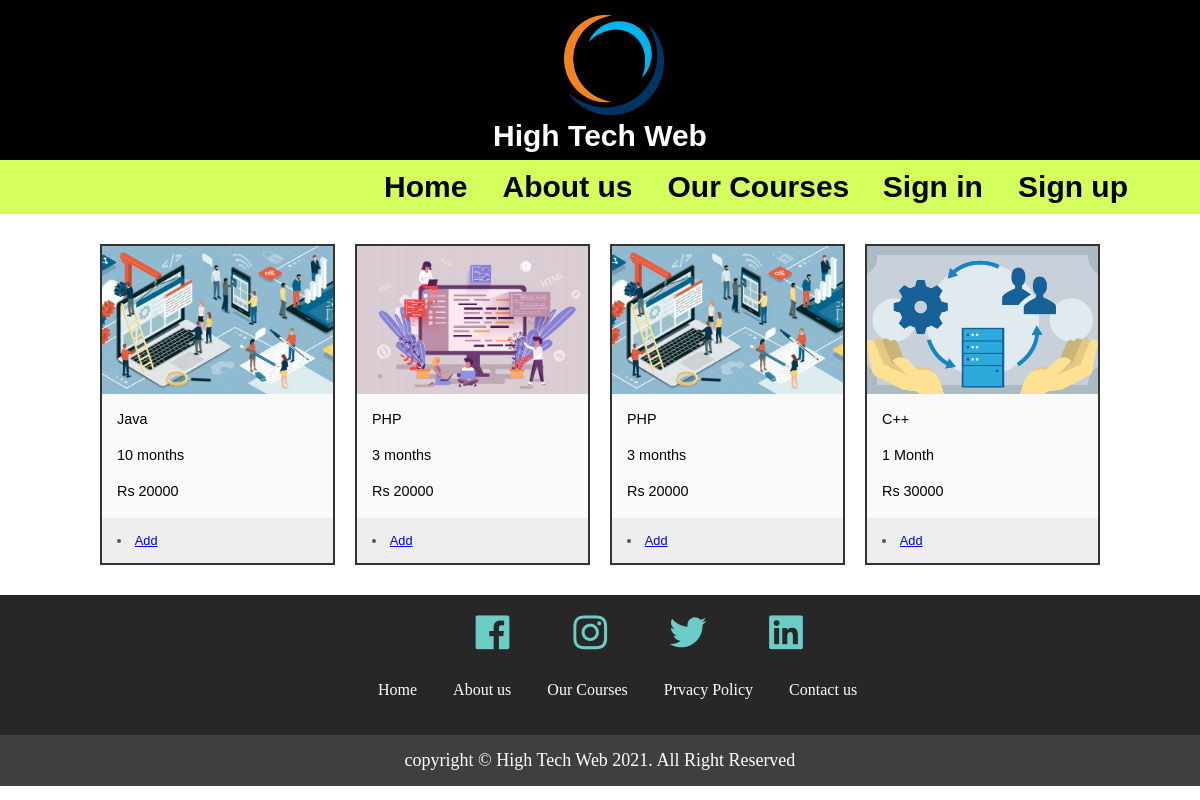
Page /Home/ourCourses.php on the committed database.
### tables this page shows
CREATE TABLE `course` (
  `id` int(100) NOT NULL,
  `name` varchar(100) NOT NULL,
  `content` varchar(100) NOT NULL,
  `fee` varchar(100) NOT NULL,
  `duration` varchar(100) NOT NULL,
  `img` text NOT NULL
);

### Home/ourCourses.php (the view, shortened to what this page needs)
<?php session_start();
$username = $_SESSION["username"];
?>
<?php include "../db.php"; ?>
<!DOCTYPE HTML>
<html lang="en">
<head>
  <link rel="stylesheet" type="text/css" href="index.css">
  <link rel="stylesheet" type="text/css" href="ourcourses.css">
  <link rel="stylesheet" href="boxicons-2.0.7/css/boxicons.css">
</head>
<header>
  <div class="header">
    <img src="Images/logo.png" class="logo" alt="logo" width="100" height="100"></img>
    <h2 class="name">High Tech Web</h2>
  </div>
</header>
<body background="">
  <?php include "nav.php"; ?>
  <div class="cards">
    <?php
    $query = "select * from course";
    $select_courses = mysqli_query($connection, $query);
    while ($row = mysqli_fetch_assoc($select_courses)) {
      $name = $row['name'];
      $fee = $row['fee'];
      $duration = $row['duration'];
      $img = $row['img'];
    ?>
      <div class="card">
        <div class="card">
          <img class="card__image" src="../img/<?php echo $img; ?>" alt="">
          <div class="card__content">
            <p>
              <?php echo $name  ?>
            </p>
            <p>
              <?php echo $duration ?>
            </p>
            <p>
              <?php echo $fee ?>
            </p>
          </div>
          <div class="card__info">
            <div>
              <?php
              echo "<li><a href='student.php?update={$username}'>Add</a></li>"
              ?>
            </div>
          </div>
        </div>
      </div>
    <?php } ?>
  </div>
</body>
<footer class="footer">
  <div class="inner-footer">
    <div class="social-links">
      <ul>
        <li class="social-items"><a href="#"><i class="bx-fw bx bxl-facebook-square"></i></a></li>
        <li class="social-items"><a href="#"><i class='bx-fw bx bxl-instagram'></i></a></li>
        <li class="social-items"><a href="#"><i class='bx-fw bx bxl-twitter'></i></a></li>
        <li class="social-items"><a href="#"><i class='bx-fw bx bxl-linkedin-square'></i></a></li>
      </ul>
    </div>
    <div class="quick-links">
      <ul>
        <li class="quick-items"><a href="index.php">Home</a></li>
        <li class="quick-items"><a href="aboutUs.php">About us</a></li>
        <li class="quick-items"><a href="ourCourses.php">Our Courses</a></li>
        <li class="quick-items"><a href="privacyPolicy.php">Prvacy Policy</a></li>
        <li class="quick-items"><a href="contactUs.php">Contact us</a></li>
      </ul>
    </div>
  </div>
  <div class="outer-footer">
    copyright &copy; High Tech Web 2021. All Right Reserved
  </div>
</footer>
</html>

### Home/index.css (style rules this page uses)
body,html { height: 100%; width: 100%; margin: 0; padding: 0; }
.header { background-color: black; height: 10rem; }
.logo { margin-left: 47%; margin-top: 15px; }
.name { font-family: 'Gill Sans', 'Gill Sans MT', Calibri, 'Trebuchet MS', sans-serif; margin-top: .1px; display: block; color: white; text-align: center; padding: 0; font-weight: bold; text-decoration: none; font-size: 30px; color: rgb(255, 255, 255); }
.inner-footer { margin: 0; padding: 0; background-color: #272727; }
.social-links { display: flex; }
.social-links ul { padding: 20px; display: flex; width: 300px; height: 30px; margin: auto; }
.social-items { list-style: none; }
.social-items a { text-decoration: none; padding: 10px 20px; font-size: 35px; color: #6cccc6; transition: all .25s; }
.quick-links { display: flex; width: 560px; height: 70px; margin: auto; }
.quick-links ul { display: flex; }
.quick-items { list-style: none; }
.quick-items a { text-decoration: none; padding: 0px 15px; list-style: none; padding: 18px; color: white; transition: all .25s; }
.outer-footer { padding: 15px; text-align: center; color: white; font-size: 18px; background-color: #3f3f3f; }

### Home/ourcourses.css (style rules this page uses)
.cards { margin: 0 auto; max-width: 1000px; display: grid; grid-template-columns: repeat(auto-fill, minmax(225px, 1fr)); grid-auto-rows: auto; gap: 20px; font-family: sans-serif; padding-top: 30px; padding-bottom: 30px; }
.cards * { box-sizing: border-box; }
.card__image { width: 100%; height: 150px; object-fit: cover; display: block; border-top: 2px solid #333333; border-right: 2px solid #333333; border-left: 2px solid #333333; }
.card__content { line-height: 1.5; font-size: 0.9em; padding: 15px; background: #fafafa; border-right: 2px solid #333333; border-left: 2px solid #333333; }
.card__content > p:first-of-type { margin-top: 0; }
.card__content > p:last-of-type { margin-bottom: 0; }
.card__info { padding: 15px; display: flex; justify-content: space-between; align-items: center; color: #555555; background: #eeeeee; font-size: 0.8em; border-bottom: 2px solid #333333; border-right: 2px solid #333333; border-left: 2px solid #333333; }

### rows in the picture
course: img (picture), name "Java", duration "10 months", fee "Rs 20000"
course: img (picture), name "PHP", duration "3 months", fee "Rs 20000"
course: img (picture), name "PHP", duration "3 months", fee "Rs 20000"
course: img (picture), name "C++", duration "1 Month", fee "Rs 30000"
